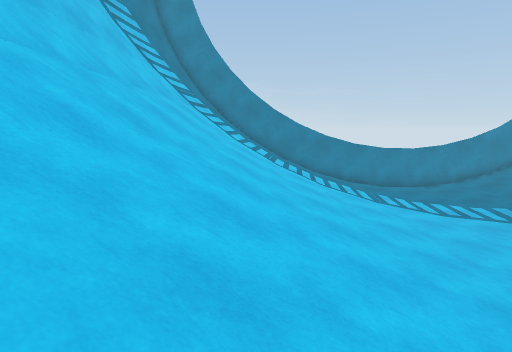
[1] (above)

16 first-person views from a walk through a scene from a Unity 3-D project. The camera is 1.4 m above the floor, tilts 8° down and sees 75° across. The floor is counted in squares, 1 m on a side. Each view is taken from the middle of a square. On the plan, view 1 faces up. The plan holds only what a view shows up to about 15 squares ahead; the rest is blank. The place goes on beyond the plan.

[2]
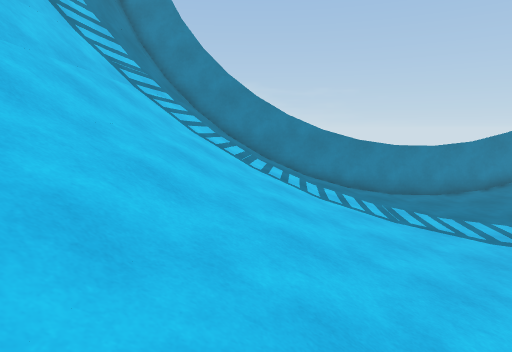

[3]
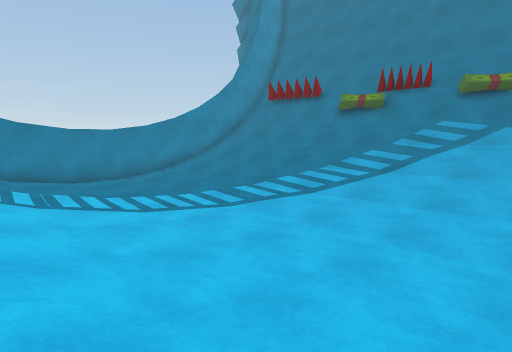

[4]
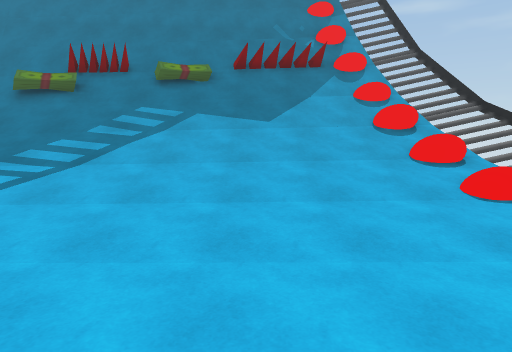

[5]
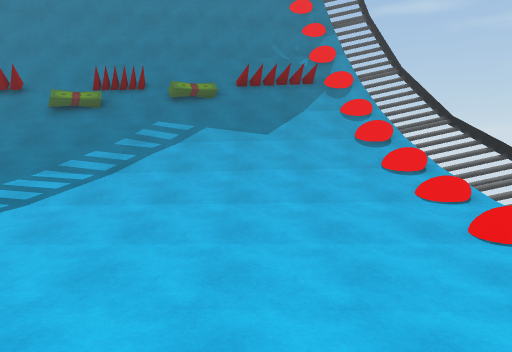

[6]
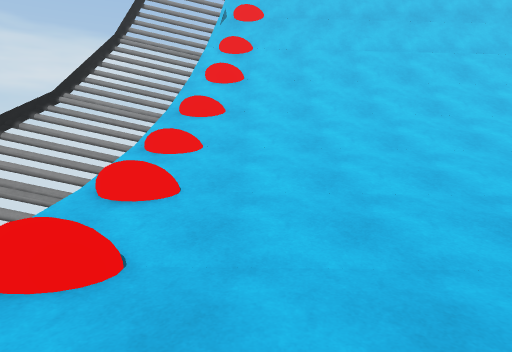

[7]
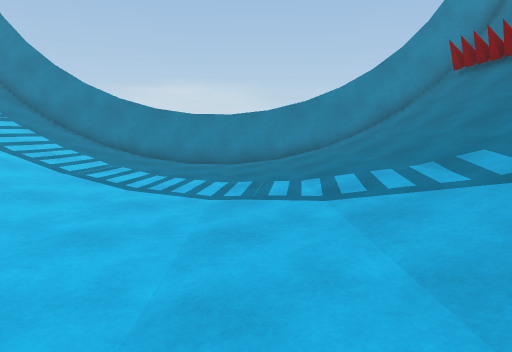

[8]
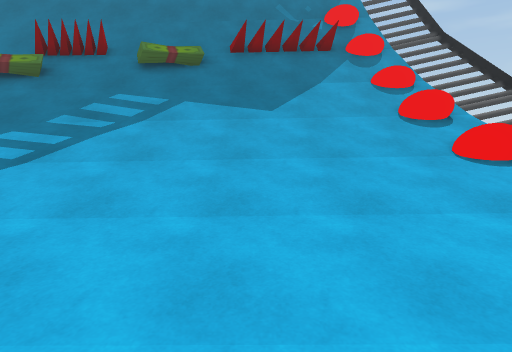

[9]
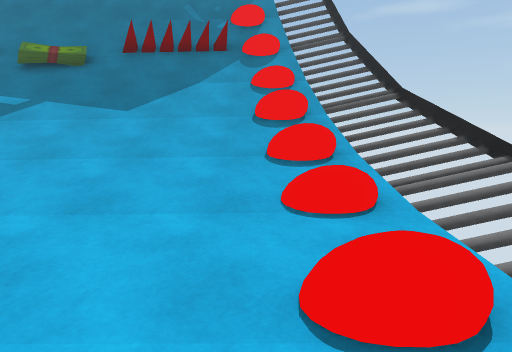

[10]
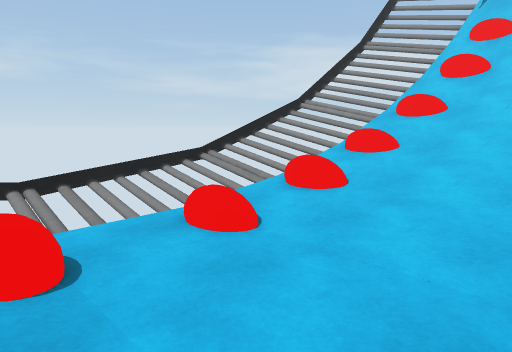

[11]
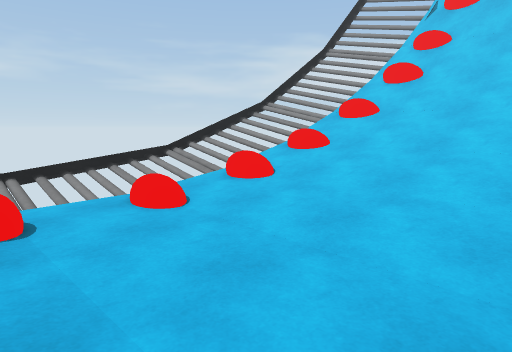

[12]
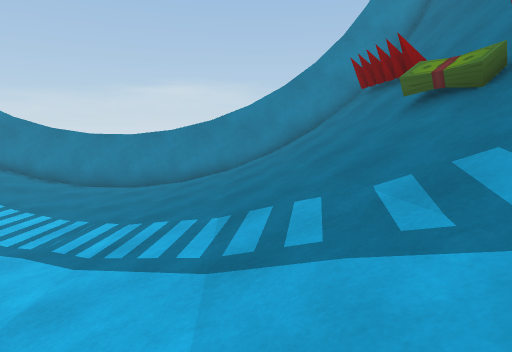

[13]
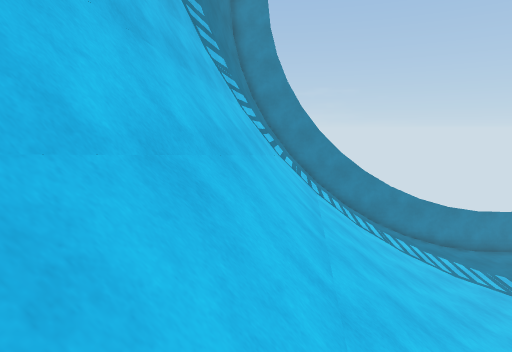

[14]
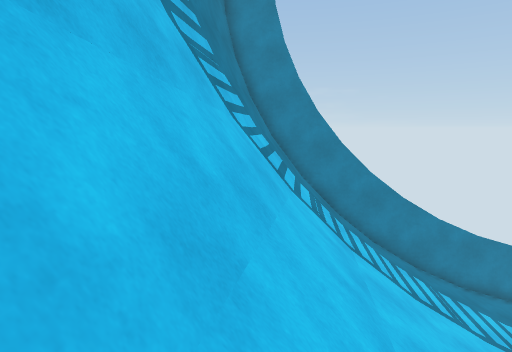

[15]
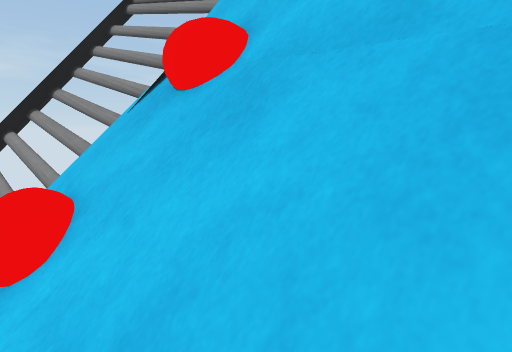

[16]
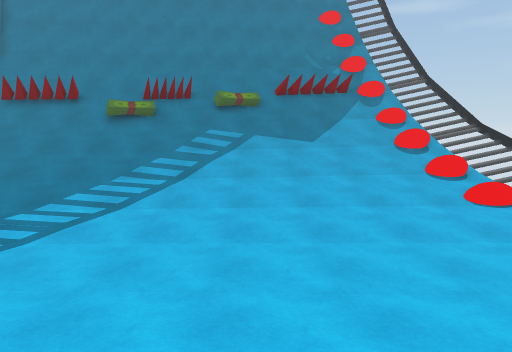

### Floor plan
Key: @ floor where view 1 was taken; # wall or solid block; x gap in a wall; . main floor; : floor 0.25 m higher than the main floor; - floor 0.25 m lower than the main floor; + floor 0.5 m higher than the main floor; * floor 0.75 m higher than the main floor; % floor 1.25 m higher than the main floor; & floor 1.75 m higher than the main floor; / step, stairs or slope; = window, fence, low wall or low ledge; ^ raised ledge; v drop or lower ground; O other object.
Columns run from 7 left of view 1 to 23 right of it. Each row starts with its distance up from view 1.
 20    #####                ####
 19   ###=####################/#
 18   ##////////..---..//////v ##
 17   ##///////:..---..://///O/##
 16   #=///////:..---..://///O/=#
 15   #=///////:..---...:////O/=#
 14   #=//////+:..---...://////=#
 13  ##///////+:..---...:///////##
 12  ##///////+:..---...:///////##
 11  ##///////+:..---...:////OO/##
 10  #=///////+:..---...://///O/=#
  9  #=///////+:..---...://///O/=#
  8 ##=///////+:..---...://///O/=#
  7 ##////////+:..---...://///O//#
  6 ##////////+:..---...://///O//##
  5 ##////////+...---...:////////##
  4 #=////////+...---...://///OO/=#
  3 #=////////+...---...://////x/=#
  2 #=////////:...---...://////O/##
  1 ##///////*:...---...://////O/^#
  0 #===#=/@/*:...---...://=/=/=###
 -1 #v##= /=//:=../-=../:=/=/=v=#=#
 -2 #v#vvv&vv///.//--..//#/%vvvvv#
 -3 ###=#   vvv.vvvvv vvvvvv= vv #
 -4          =#           ##=   ##

Where each view was taken, in squares from view 1:
view 1: 0 up, 0 right, facing up
view 2: 4 up, 1 right, facing up
view 3: 4 up, 3 right, facing up-right
view 4: 4 up, 5 right, facing right
view 5: 4 up, 3 right, facing right
view 6: 1 up, 10 right, facing left
view 7: 4 up, 10 right, facing up
view 8: 4 up, 7 right, facing right
view 9: 0 up, 7 right, facing right
view 10: 3 up, 10 right, facing down-left
view 11: 5 up, 10 right, facing down-left
view 12: 5 up, 14 right, facing up
view 13: 1 up, 5 left, facing up
view 14: 6 up, 5 left, facing up
view 15: 4 up, 4 left, facing down-left
view 16: 6 up, 2 right, facing right
